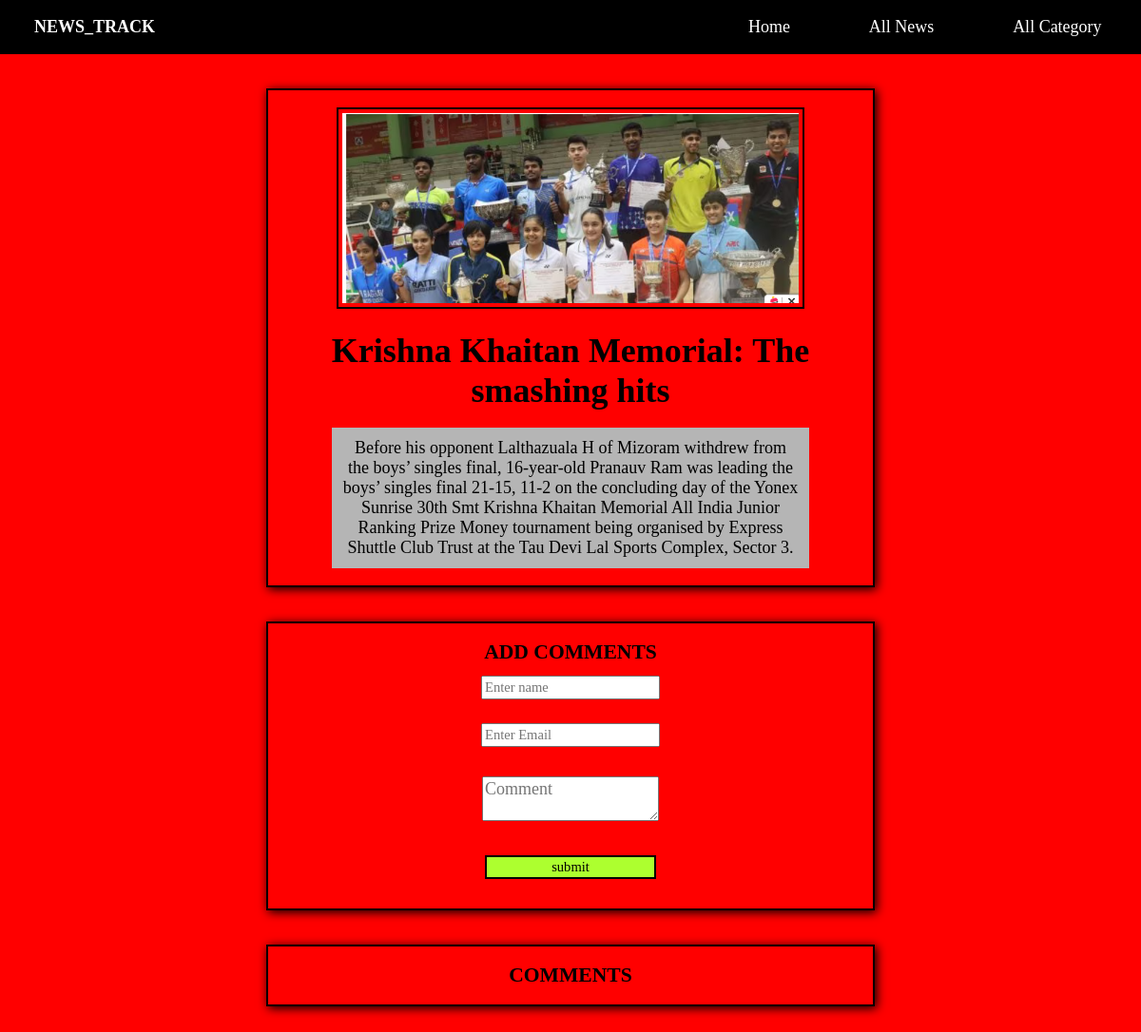
The app's page /new/11 with its own data.
### main/models.py (models this page shows, shortened)
class News(models.Model):
    Category = models.ForeignKey(Category,on_delete=models.CASCADE)
    title = models.CharField(max_length=200)
    image = models.ImageField(upload_to='img/')
    detail = models.TextField()
    add_time = models.DateTimeField(auto_now_add=True)
    class Meta:
        verbose_name_plural='News'

### main/views.py (the view, shortened to what this page needs)
# urls.py: path('new/<int:id>',views.onenews,name='new'),
def onenews(request,id):
    fnews = News.objects.get(id=id)
    comments = Comment.objects.filter(news=fnews,status=True).order_by('-id')
    return render(request,'onenews.html',{'fnews':fnews,'comments':comments })

### main/templates/onenews.html (shortened to what this page needs)
<!DOCTYPE html>
{%load static%}
<html lang="en">
<head>
    <link rel="stylesheet" href="/static/style.css">
</head>
<body>
    {% include 'nav.html'%}
    <div class="fnewscont">
        <div class="newimg">
            <img src="/mediafiles/{{fnews.image}}" alt="">
        </div>
        <div class="newcont">
            <h1>{{fnews.title}}</h1>
            <p>{{fnews.detail}}</p>
        </div>
    </div>
    <div class="comment">
        <h2>Add Comments</h2>
        <form action="/new/{{fnews.id}}" method="POST">
            <input type="text" placeholder="Enter name" name="name" required> <br>
            <input type="text" placeholder="Enter Email" name="email" required> <br>
            <textarea name="message" id="" placeholder="Comment"
                style="text-align:justify;font-family: 'Times New Roman', Times, serif;padding: 0.1rem;width: 10rem; margin: 1rem auto;"></textarea>
            <br>
            <input type="submit" style="text-align: center; background-color:greenyellow; border: 2px solid black;"
                value="submit">
        </form>
    </div>
    <div class="comment">
        <h2>Comments</h2>
    </div>
</body>
</html>

### static/style.css (style rules this page uses)
* { margin: 0; padding: 0; font-size: 18px; }
body { background-color: rgb(238, 238, 238); }
.fnewscont { text-align: center; display: flex; flex-direction: column; width: 50%; padding: 1rem; margin: auto; border: 2px solid black; box-shadow: 2px 2px 10px black; }
.fnewscont img { border: 2px solid black; padding: 0.2rem; height: auto; width: 80%; }
.fnewscont .newcont h1 { font-size: 2rem; margin: 1rem auto; }
.fnewscont .newcont p { width: 80%; padding: 0.6rem; margin: auto; background-color: rgb(181, 181, 181); }
.comment { text-align: center; display: flex; flex-direction: column; width: 50%; padding: 1rem; margin: 2rem auto; border: 2px solid black; box-shadow: 2px 2px 10px black; }
.comment h2 { font-size: 1.2rem; text-transform: uppercase; }
.comment form input { font-size: 0.81rem; font-family: 'Times New Roman', Times, serif; margin: 0.71rem auto; width: 10rem; text-align: left; ; padding: 0.1rem; }

### main/static/style.css (style rules this page uses)
body { background-color: red; }

### records on screen
News: image (picture), title "Krishna Khaitan Memorial: The smashing hits", detail "Before his opponent Lalthazuala H of Mizoram withdrew from the boys’ singles final, 16-year-old Pranauv Ram was leading the boys’ singles final 21-15, 11-2 on the concluding day of the Yonex Sunrise 30th Smt Krishna Khaitan Memorial All India Junior Ranking Prize Money tournament being organised by Express Shuttle Club Trust at the Tau Devi Lal Sports Complex, Sector 3."
